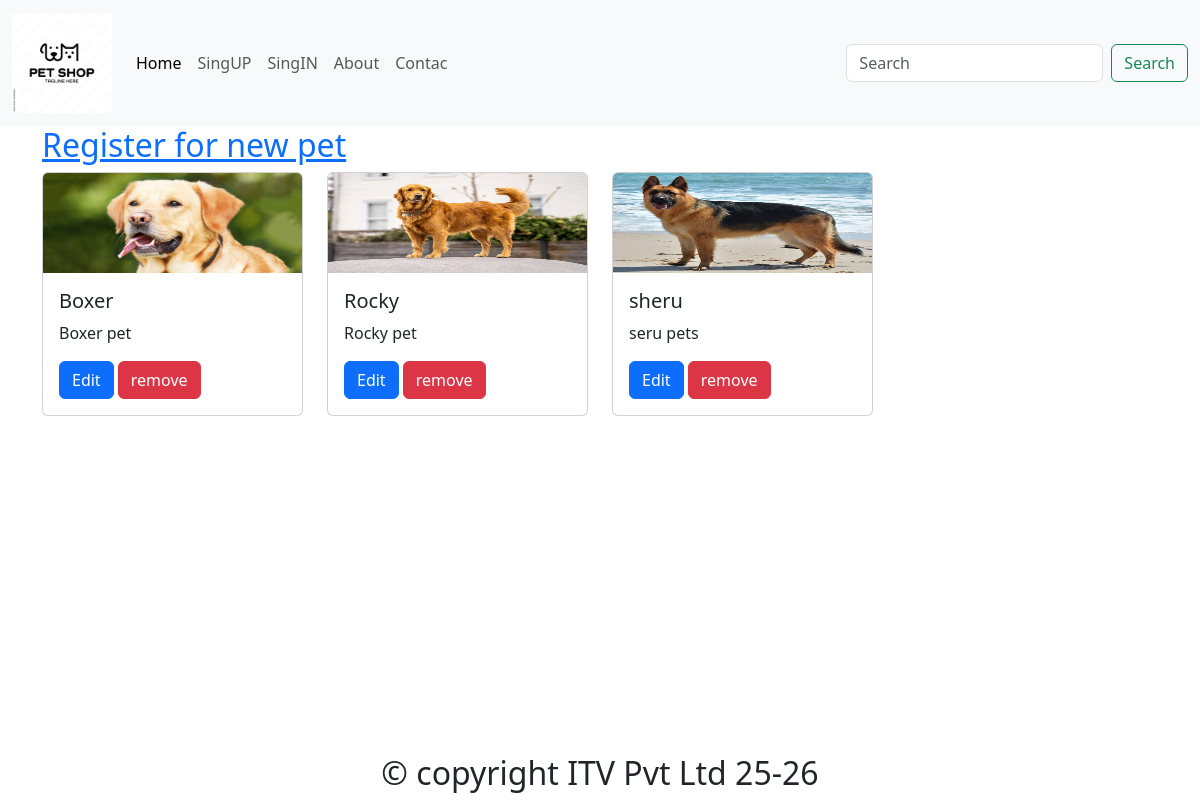
The app's page /dashboard/, older data.
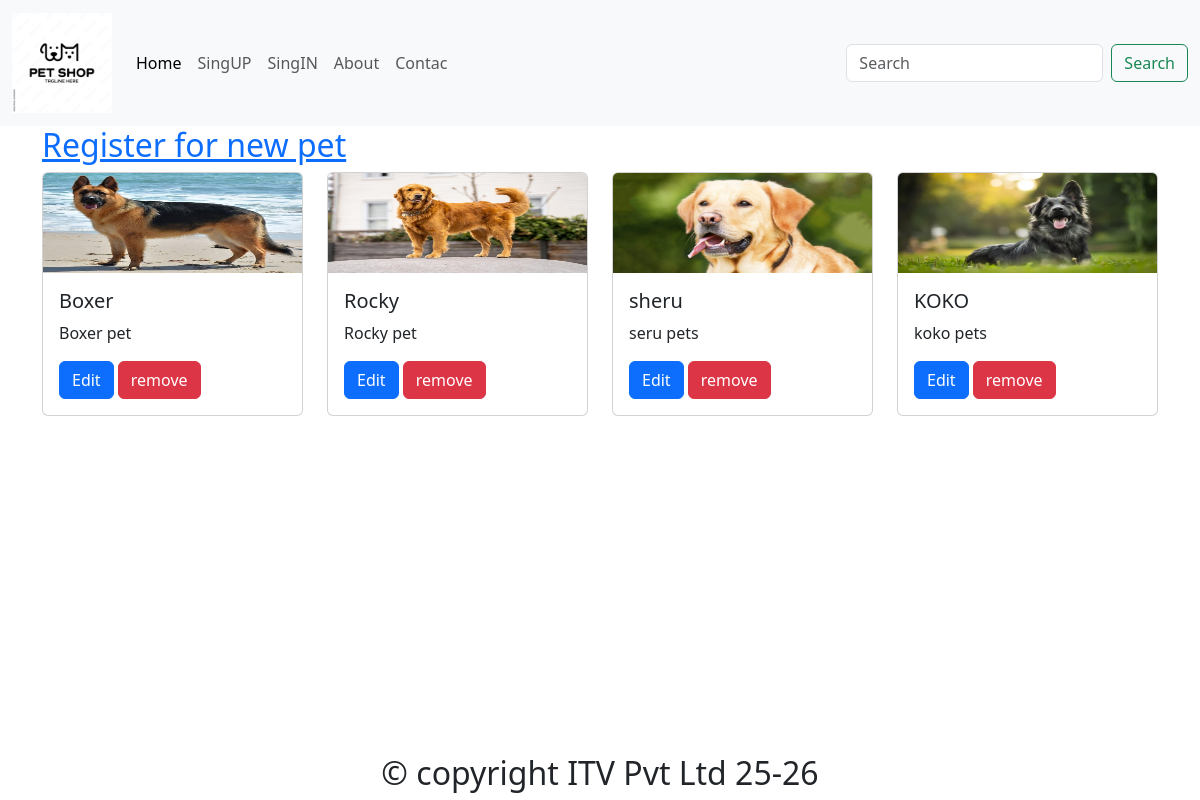
The same page, newer data.
### app/models.py (models this page shows)
class Pet(models.Model):
    petid = models.PositiveIntegerField(primary_key=True)
    petname = models.CharField(max_length=100,null=True,default=None)
    userid = models.ForeignKey(User,on_delete=models.SET_NULL,null=True,default=None)
    age = models.PositiveIntegerField()
    type = (("Male","Male"),("Female","Female"))
    gender = models.CharField(max_length=20, choices=type)
    description = models.TextField(null=True,default=None)
    photo = models.ImageField(upload_to="images")

### app/views.py (the view)
# urls.py: path("dashboard/",views.dashboard,name="dashboard"),
def dashboard(req):
    print(req.user)
    username = req.user
    allpets=Pet.objects.all()
    print(allpets)
    return render(req, "dashboard.html",{"username": username,"allpets":allpets})

### app/templates/dashboard.html (shortened to what this page needs)
{% extends 'base.html' %}
{% block body %}
<div class="container">
    <div class="row">
        <h2><a href="{% url 'PetRegister' %}">Register for new pet</a></h2>
        {% for x in allpets %}
        <div class="col-md-3">
            <div class="card">
                <img src="{{x.photo.url}}" class="card-img-top" alt="{{x.petname}}" style="height: 100px;">
                <div class="card-body">
                  <h5 class="card-title">{{x.petname}}</h5>
                  <p class="card-text">{{x.description}}</p>
                  <a href="{% url 'PetUpdate' x.pk %}" class="btn btn-primary">Edit</a>
                  <a href="{% url 'PetDelete' x.pk %}" class="btn btn-danger">remove</a>
                </div>
            </div>
        </div>
        {% endfor %}
    </div>
</div>
{% endblock %}

Row changes from the older to the newer data that the page shows:
changed Pet "Boxer": photo: a different picture
changed Pet "sheru": photo: a different picture
added Pet: photo (picture), petname "KOKO", description "koko pets"
